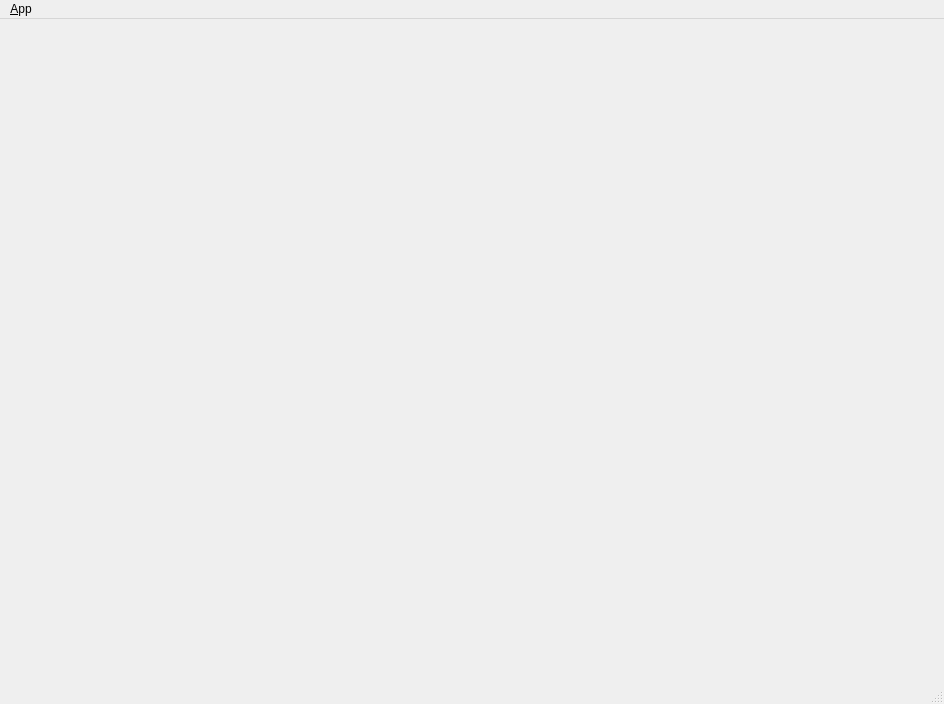
<?xml version="1.0" encoding="UTF-8"?>
<ui version="4.0">
 <class>MainWindowDesign</class>
 <widget class="QMainWindow" name="MainWindowDesign">
  <property name="geometry">
   <rect>
    <x>0</x>
    <y>0</y>
    <width>944</width>
    <height>704</height>
   </rect>
  </property>
  <property name="windowTitle">
   <string>gui_template</string>
  </property>
  <property name="windowIcon">
   <iconset resource="../resources/images.qrc">
    <normaloff>:/images/icon.png</normaloff>:/images/icon.png</iconset>
  </property>
  <property name="locale">
   <locale language="English" country="Australia"/>
  </property>
  <widget class="QWidget" name="centralwidget">
   <layout class="QHBoxLayout"/>
  </widget>
  <widget class="QMenuBar" name="menubar">
   <property name="geometry">
    <rect>
     <x>0</x>
     <y>0</y>
     <width>944</width>
     <height>25</height>
    </rect>
   </property>
   <widget class="QMenu" name="menu_File">
    <property name="title">
     <string>&amp;App</string>
    </property>
   </widget>
   <addaction name="menu_File"/>
  </widget>
  <widget class="QStatusBar" name="statusbar"/>
  <action name="action_Quit">
   <property name="text">
    <string>&amp;Quit</string>
   </property>
   <property name="shortcut">
    <string>Ctrl+Q</string>
   </property>
   <property name="shortcutContext">
    <enum>Qt::ApplicationShortcut</enum>
   </property>
  </action>
  <action name="action_Preferences">
   <property name="text">
    <string>&amp;Preferences</string>
   </property>
  </action>
  <action name="actionAbout">
   <property name="text">
    <string>&amp;About</string>
   </property>
  </action>
  <action name="actionAbout_Qt">
   <property name="text">
    <string>About &amp;Qt</string>
   </property>
  </action>
 </widget>
 <resources>
  <include location="../resources/images.qrc"/>
 </resources>
 <connections>
  <connection>
   <sender>action_Quit</sender>
   <signal>triggered()</signal>
   <receiver>MainWindowDesign</receiver>
   <slot>close()</slot>
   <hints>
    <hint type="sourcelabel">
     <x>-1</x>
     <y>-1</y>
    </hint>
    <hint type="destinationlabel">
     <x>399</x>
     <y>299</y>
    </hint>
   </hints>
  </connection>
 </connections>
</ui>
